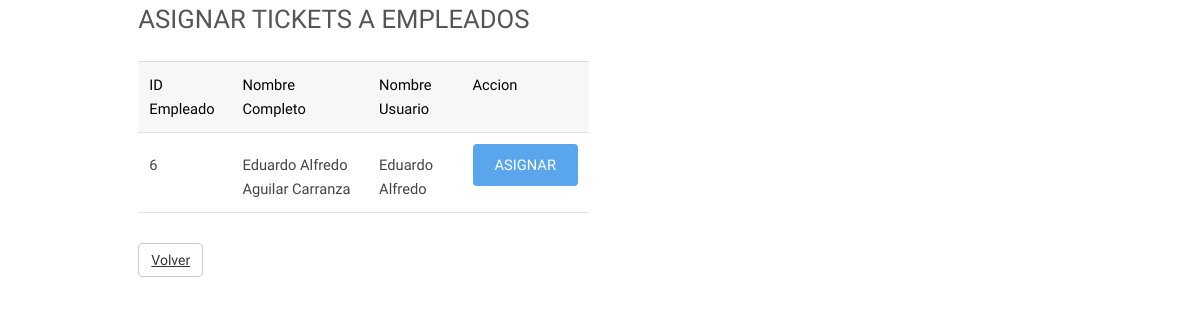
The app's page /asignar.php with its own data.
### tables this page shows
CREATE TABLE `user` (
  `id` int(11) NOT NULL,
  `fullname` varchar(500) NOT NULL,
  `username` varchar(100) NOT NULL,
  `email` varchar(255) NOT NULL,
  `password` varchar(255) NOT NULL,
  `privilegio` int(4) NOT NULL,
  `created_at` datetime NOT NULL
);

### asignar.php (the view, shortened to what this page needs)
<?php
$con=mysqli_connect('localhost','root','','ceapr');
	?>
<html>
	<head>
		<link rel="stylesheet" type="text/css" href="bootstrap/css/bootstrap.min.css">
        <link rel="stylesheet" type="text/css" href="assets/css/main.css">
	</head>
	<body>
	<div class="container">
	<div class="row">
	<div class="col-md-6">
	<h2 id="act">Asignar tickets a empleados</h2>
<table border="1" id="actividades">
		<tr style="color: black">
        <td colspan="1">ID Empleado</td>
			<td colspan="1">Nombre Completo</td>
			<td colspan="1">Nombre Usuario</td>
			<td colspan="1">Accion</td>
		</tr>
        <?php
		$siri = $con -> query("Select * from user where privilegio=3");
        $rows = mysqli_num_rows($siri);
    if($rows >0){
        while($row = mysqli_fetch_array($siri)){
            echo "<tr>";
            echo "<td>"; echo $row['id']; echo "</td>";
            echo "<td>"; echo $row['fullname']; echo "</td>";
            echo "<td>"; echo $row['username']; echo "</td>";
			echo "<td>";echo'<a href="asigticket.php?id='.$row['id'].'"class="button special scrolly">Asignar</a>';echo "</td>";
            echo "</tr>";
        }
    }
		?>
</table>
	<a class="btn btn-default" href="inicio.php">Volver</a>
	</div>
	</div>
	</div>
</body>
</html>

### perfil/css/main.css (style rules this page uses)
html, body, div, span, applet, object, iframe, h1, h2, h3, h4, h5, h6, p, blockquote, pre, a, abbr, acronym, address, big, cite, code, del, dfn, em, img, ins, kbd, q, s, samp, small, strike, strong, sub, sup, tt, var, b, u, i, center, dl, dt, dd, ol, ul, li, fieldset, form, label, legend, table, caption, tbody, tfoot, thead, tr, th, td, article, aside, canvas, details, embed, figure, figcaption, footer, header, hgroup, menu, nav, output, ruby, section, summary, time, mark, audio, video { margin: 0; padding: 0; border: 0; font-size: 100%; font: inherit; vertical-align: baseline; }
body { line-height: 1; }
table { border-collapse: collapse; border-spacing: 0; }
body { -webkit-text-size-adjust: none; }
*, *:before, *:after { -moz-box-sizing: border-box; -webkit-box-sizing: border-box; box-sizing: border-box; }
.container { margin-left: auto; margin-right: auto; }
.container { width: 80rem; }
@media screen and (max-width: 1680px) { .container { width: 80rem; } }
@media screen and (max-width: 1280px) { .container { width: 65rem; } }
.row { border-bottom: solid 1px transparent; -moz-box-sizing: border-box; -webkit-box-sizing: border-box; box-sizing: border-box; }
.row > * { float: left; -moz-box-sizing: border-box; -webkit-box-sizing: border-box; box-sizing: border-box; }
.row:after, .row:before { content: ''; display: block; clear: both; height: 0; }
.row > * { padding: 0 0 0 2rem; }
.row { margin: 0 0 -1px -2rem; }
@media screen and (max-width: 1680px) { .row > * { padding: 0 0 0 2rem; } }
@media screen and (max-width: 1680px) { .row { margin: 0 0 -1px -2rem; } }
@media screen and (max-width: 1280px) { .row > * { padding: 0 0 0 1.5rem; } }
@media screen and (max-width: 1280px) { .row { margin: 0 0 -1px -1.5rem; } }
body { -ms-overflow-style: scrollbar; }
body { background: #fff; }
html { font-size: 13pt; }
@media screen and (max-width: 1680px) { html { font-size: 11pt; } }
@media screen and (max-width: 1280px) { html { font-size: 11pt; } }
body { background-color: #fff; color: #444; }
body, input, select, textarea { font-family: "Taviraj", serif; font-weight: 300; font-size: 1rem; line-height: 1.65; }
a { text-decoration: underline; }
h1, h2, h3, h4, h5, h6 { font-weight: 400; line-height: 1.5; margin: 0 0 1.5rem 0; }
h2 { font-size: 1.75rem; text-transform: uppercase; }
a { color: #5AA6ED; }
h1, h2, h3, h4, h5, h6 { color: #555; }
input[type="submit"], input[type="reset"], input[type="button"], button, .button { -moz-appearance: none; -webkit-appearance: none; -ms-appearance: none; appearance: none; -moz-transition: background-color 0.2s ease-in-out, color 0.2s ease-in-out; -webkit-transition: background-color 0.2s ease-in-out, color 0.2s ease-in-out; -ms-transition: background-color 0.2s ease-in-out, color 0.2s ease-in-out; transition: background-color 0.2s ease-in-out, color 0.2s ease-in-out; border-radius: 4px; border: 0; cursor: pointer; display: inline-block; font-weight: 400; height: 2.85rem; line-height: 2.95rem; padding: 0 1.5rem; text-align: center; text-decoration: none; white-space: nowrap; text-transform: uppercase; }
input[type="submit"], input[type="reset"], input[type="button"], button, .button { background-color: #f2f2f2; color: #000 !important; }
input[type="submit"].special, input[type="reset"].special, input[type="button"].special, button.special, .button.special { background-color: #5AA6ED; color: #ffffff !important; }
table { margin: 0 0 2rem 0; width: 100%; }
table tbody tr { border: solid 1px; border-left: 0; border-right: 0; }
table td { padding: 0.75rem 0.75rem; }
table tbody tr { border-color: rgba(144, 144, 144, 0.25); }
table tbody tr:nth-child(2n + 1) { background-color: rgba(144, 144, 144, 0.075); }

### records on screen
user: id "6", fullname "Eduardo Alfredo Aguilar Carranza", username "Eduardo Alfredo"
